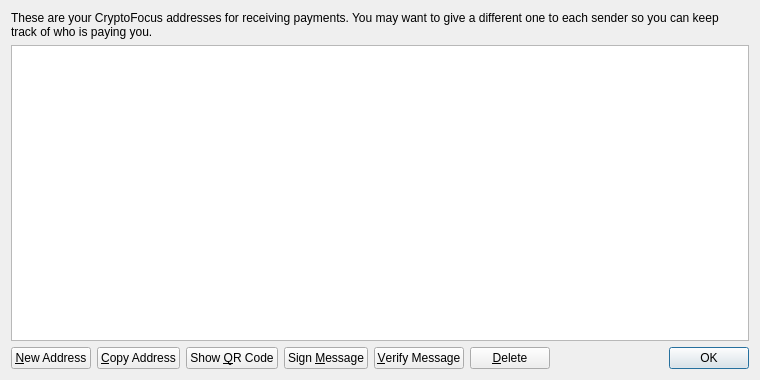
<?xml version="1.0" encoding="UTF-8"?>
<ui version="4.0">
 <class>AddressBookPage</class>
 <widget class="QWidget" name="AddressBookPage">
  <property name="geometry">
   <rect>
    <x>0</x>
    <y>0</y>
    <width>760</width>
    <height>380</height>
   </rect>
  </property>
  <property name="windowTitle">
   <string>Address Book</string>
  </property>
  <layout class="QVBoxLayout" name="verticalLayout">
   <item>
    <widget class="QLabel" name="labelExplanation">
     <property name="text">
      <string>These are your CryptoFocus addresses for receiving payments. You may want to give a different one to each sender so you can keep track of who is paying you.</string>
     </property>
     <property name="textFormat">
      <enum>Qt::PlainText</enum>
     </property>
     <property name="wordWrap">
      <bool>true</bool>
     </property>
    </widget>
   </item>
   <item>
    <widget class="QTableView" name="tableView">
     <property name="contextMenuPolicy">
      <enum>Qt::CustomContextMenu</enum>
     </property>
     <property name="toolTip">
      <string>Double-click to edit address or label</string>
     </property>
     <property name="tabKeyNavigation">
      <bool>false</bool>
     </property>
     <property name="selectionMode">
      <enum>QAbstractItemView::SingleSelection</enum>
     </property>
     <property name="selectionBehavior">
      <enum>QAbstractItemView::SelectRows</enum>
     </property>
     <property name="sortingEnabled">
      <bool>true</bool>
     </property>
     <attribute name="verticalHeaderVisible">
      <bool>false</bool>
     </attribute>
    </widget>
   </item>
   <item>
    <layout class="QHBoxLayout" name="horizontalLayout">
     <item>
      <widget class="QPushButton" name="newAddressButton">
       <property name="toolTip">
        <string>Create a new address</string>
       </property>
       <property name="text">
        <string>&amp;New Address</string>
       </property>
      </widget>
     </item>
     <item>
      <widget class="QPushButton" name="copyToClipboard">
       <property name="toolTip">
        <string>Copy the currently selected address to the system clipboard</string>
       </property>
       <property name="text">
        <string>&amp;Copy Address</string>
       </property>
      </widget>
     </item>
     <item>
      <widget class="QPushButton" name="showQRCode">
       <property name="text">
        <string>Show &amp;QR Code</string>
       </property>
      </widget>
     </item>
     <item>
      <widget class="QPushButton" name="signMessage">
       <property name="toolTip">
        <string>Sign a message to prove you own a CryptoFocus address</string>
       </property>
       <property name="text">
        <string>Sign &amp;Message</string>
       </property>
      </widget>
     </item>
     <item>
      <widget class="QPushButton" name="verifyMessage">
       <property name="toolTip">
        <string>Verify a message to ensure it was signed with a specified CryptoFocus address</string>
       </property>
       <property name="text">
        <string>&amp;Verify Message</string>
       </property>
      </widget>
     </item>
     <item>
      <widget class="QPushButton" name="deleteButton">
       <property name="toolTip">
        <string>Delete the currently selected address from the list</string>
       </property>
       <property name="text">
        <string>&amp;Delete</string>
       </property>
      </widget>
     </item>
     <item>
      <spacer name="horizontalSpacer">
       <property name="orientation">
        <enum>Qt::Horizontal</enum>
       </property>
       <property name="sizeHint" stdset="0">
        <size>
         <width>40</width>
         <height>20</height>
        </size>
       </property>
      </spacer>
     </item>
     <item>
      <widget class="QDialogButtonBox" name="buttonBox">
       <property name="sizePolicy">
        <sizepolicy hsizetype="Maximum" vsizetype="Fixed">
         <horstretch>0</horstretch>
         <verstretch>0</verstretch>
        </sizepolicy>
       </property>
       <property name="standardButtons">
        <set>QDialogButtonBox::Ok</set>
       </property>
      </widget>
     </item>
    </layout>
   </item>
  </layout>
 </widget>
 <resources>
  <include location="../bitcoin.qrc"/>
 </resources>
 <connections/>
</ui>
